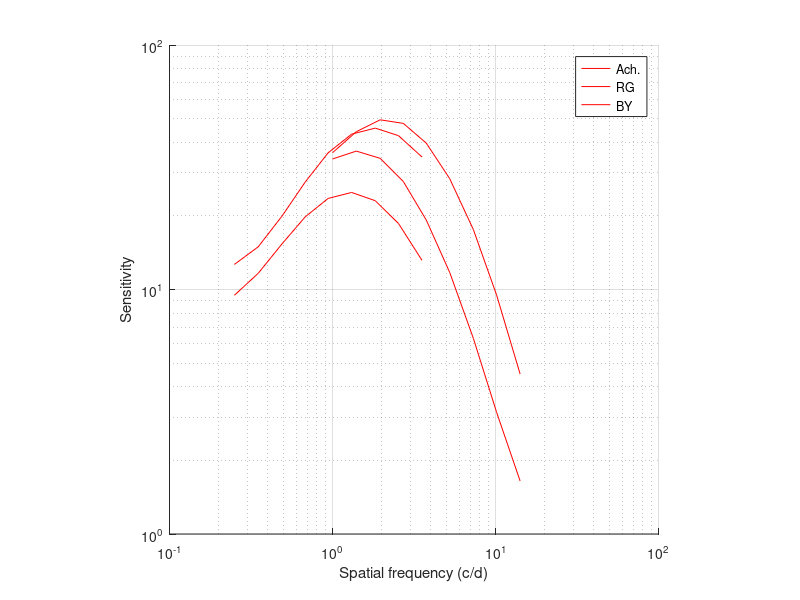

Write the MATLAB code that produced this figure.
%%


%% data structure

load('dataset_amblyopia.mat')
data

% data = 
% 
%   struct with fields:
% 
%     sensitivityAch: [2×12×51 double]
%      sensitivityRG: [2×8×51 double]
%      sensitivityBY: [2×8×51 double]
%     frequenciesAch: [0.2500 0.3482 0.4850 0.6755 0.9408 1.3104 1.8251 2.5420 3.5405 4.9313 6.8683 9.5662]
%      frequenciesRG: [0.2500 0.3482 0.4850 0.6755 0.9408 1.3104 1.8251 2.5420]
%      frequenciesBY: [0.2500 0.3482 0.4850 0.6755 0.9408 1.3104 1.8251 2.5420]
% 
% the 3 sensitivty fields are the cone contrast sensitivities for Achromatic, 
% Red-Green and Blue-Yellow stimuli
% the 3 dimensions are:
% - 2 repetitions
% - 12 or 8 frequencies tested
% - 51 subjects
% 
% the 3 frequencies fields are the frequencies tested for each condition


%% example plot of the cone-contrast sensitivity over the population

figure('Name','Cone-contrast sensitivty')
hold on
% plot(data.frequencies.Reynaud,mean(mean(data.sensitivities.noise_patches.amblyopes.Reynaud.tempFE,3),1),'k')

plot(data.frequencies.Zhou_Beylerian,mean(mean(data.sensitivities.noise_patches.amblyopes.Zhou_Beylerian.tempFE,3),1),'r')
plot(data.frequencies.Zhou_Beylerian,mean(mean(data.sensitivities.noise_patches.amblyopes.Zhou_Beylerian.tempAE,3),1),'r')

plot(data.frequencies.Gao,mean(mean(data.sensitivities.noise_patches.amblyopes.Gao.tempFE,3),1),'r')
plot(data.frequencies.Gao,mean(mean(data.sensitivities.noise_patches.amblyopes.Gao.tempAE,3),1),'r')
% plot(data.frequenciesRG,mean(mean(data.sensitivityRG,3),1),'r')
% plot(data.frequenciesBY,mean(mean(data.sensitivityBY,3),1),'b')
set(gca,'XScale','log','YScale','log')
axis square 
grid on
xlabel('Spatial frequency (c/d)')
ylabel('Sensitivity')

legend({'Ach.','RG','BY'})


